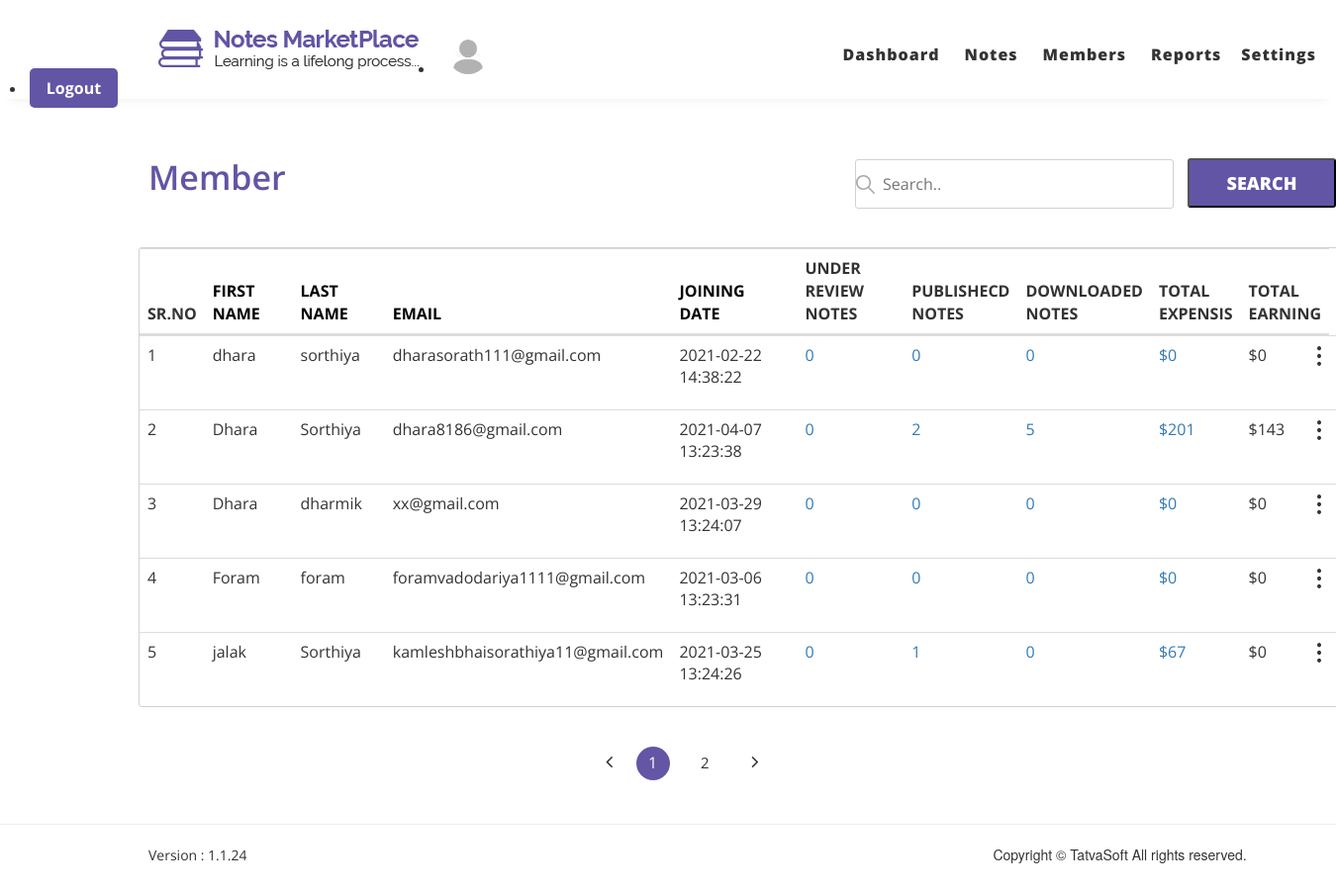
The page /admin/member.php?asc=fname&sorting=DESC on the database as committed earlier.
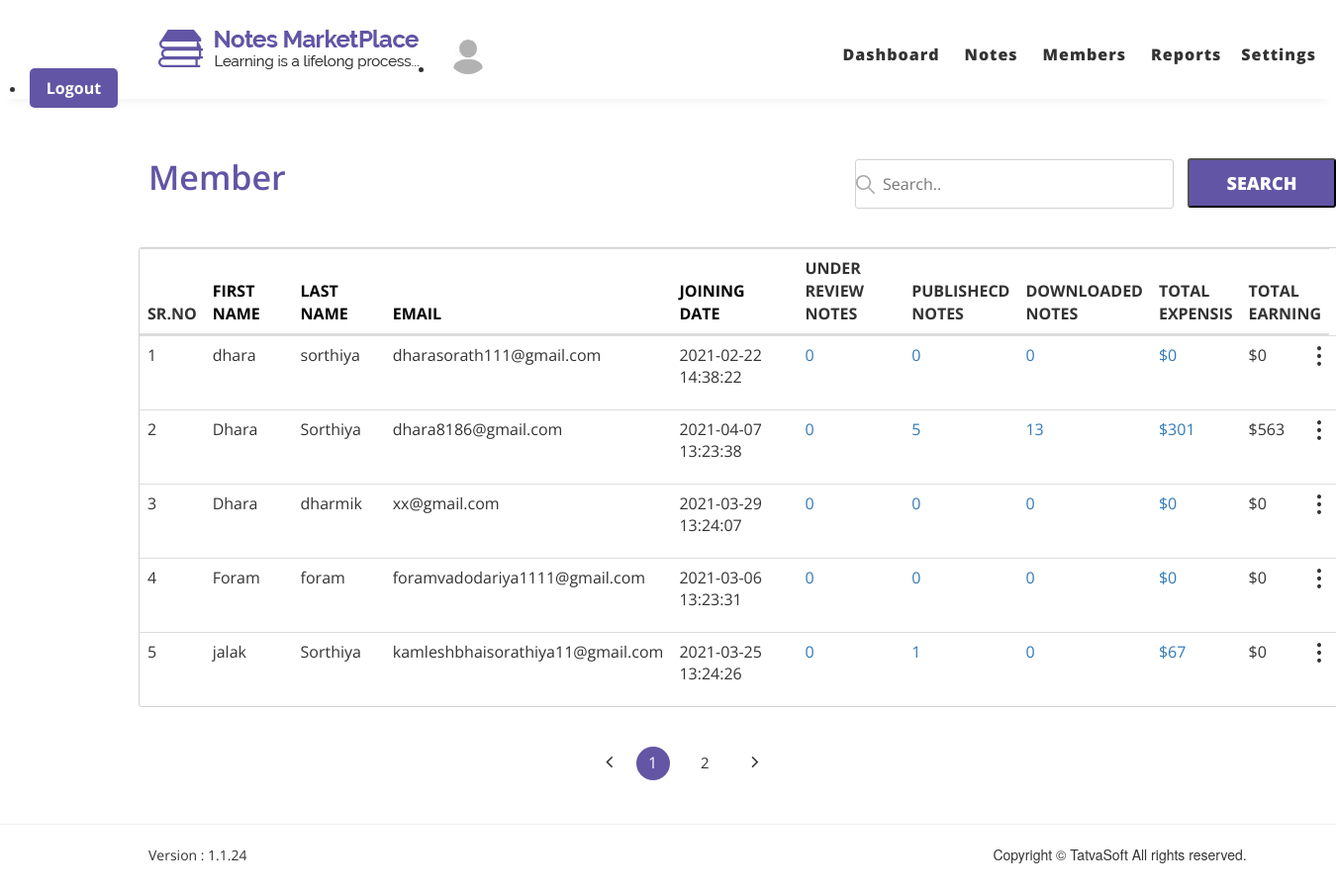
The same page on the database as committed later.
### tables this page shows
CREATE TABLE `users` (
  `ID` int(11) NOT NULL,
  `RoleID` int(11) NOT NULL,
  `FirstName` varchar(50) NOT NULL,
  `LastName` varchar(50) NOT NULL,
  `EmailID` varchar(100) NOT NULL,
  `Password` varchar(24) NOT NULL,
  `IsEmailVerified` bit(1) NOT NULL,
  `CreatedDate` datetime DEFAULT NULL,
  `CreatedBy` int(11) DEFAULT NULL,
  `ModifiedDate` datetime DEFAULT NULL,
  `ModifiedBy` int(11) DEFAULT NULL,
  `IsActive` bit(1) NOT NULL
);

### admin/member.php (the view, shortened to what the changed rows need)
<!doctype html>
<html lang="en">
<head>
    <link rel="stylesheet" href="css/font-awesom/css/font-awesome.min.css">
    <link rel="stylesheet" href="css/bootstrap/bootstrap.min.css.css">
    <link rel="stylesheet" href="css/style.css">
    <link rel="stylesheet" href="css/responsive.css">
</head>
<body>
    <?php
    include "includes/header.php";
    ?>
    <section id="member-details">
        <div class="member down-dash">
            <h1 class="member-heading">Member </h1>
        </div>
    </section>
        <?php
                $sort='DESC';
                if(isset($_GET['sorting'])){
                    $sort=$_GET['sorting'];
                }
                else{
                    $sort='ASC';
                }
                $order='ORDER BY users.CreatedDate';
                if(isset($_GET['asc'])){
                switch($_GET['asc']){
                    case 'fname':
                        $order="ORDER BY users.FirstName";
                        break;
                }}
            ?>
            <?php
                $per_page=5;
                if(isset($_GET['page1']))
                {
                    $page=$_GET['page1'];
                }
                else{
                    $page='1';
                }
                if($page=='' || $page==1){
                    $page_1=0;
                }
                else{
                    $page_1=($page*$per_page)-$per_page;
                }
            $search='';
            $sort=='DESC'?$sort='ASC':$sort='DESC';
    ?>
    <table class="table table-responsive table-down">
        <thead>
             <tr>
                <tr>
                <th scope="col">SR.NO</th>
               <?php echo "<th scope='col'><a style='color:black;' href='member.php?asc=fname&sorting=$sort'>FIRST NAME</a></th>"; ?>
                <?php echo "<th scope='col'><a style='color:black;' href='member.php?asc=lname&sorting=$sort'>LAST NAME</a></th>";?>
                <?php echo "<th scope='col'><a style='color:black;' href='member.php?asc=email&sorting=$sort'>EMAIL</a></th>
                <th scope='col'><a style='color:black;' href='member.php?asc=date&sorting=$sort'>JOINING DATE</a></th>
                <th scope='col'>UNDER REVIEW <br><span>NOTES</th>
                <th scope='col'>PUBLISHECD<br><span>NOTES</th>
                <th scope='col'>DOWNLOADED<br><span>NOTES</th>
                <th scope='col'>TOTAL<br>EXPENSIS</th>
                <th scope='col'>TOTAL<br>EARNING</th>
            </tr>
        </thead>
        <tbody>";
        ?>
           <?php
              $query="SELECT * FROM users WHERE users.RoleID='1' AND (users.FirstName LIKE '%$search%' OR users.LastName LIKE '%$search%' OR users.EmailID LIKE '%$search%' OR users.CreatedDate LIKE '%$search%') $order $sort LIMIT $page_1,$per_page";
                $result=mysqli_query($conn,$query);
                $sr=1;
                while($row=mysqli_fetch_assoc($result)){
                    $id=$row['ID'];
                    $fname=$row['FirstName'];
                    $lname=$row['LastName'];
                    $email=$row['EmailID'];
                    $date=$row['CreatedDate'];
                    echo "<tr>";
                    echo "<td>$sr</td>";
                    echo "<td>$fname</td>";
                    echo "<td>$lname</td>";
                    echo "<td>$email</td>";
                    echo "<td>$date</td>";
                    $query1="SELECT * FROM sellernotes LEFT JOIN users ON sellernotes.SellerID=users.ID WHERE Status='3' AND SellerID='{$id}'";
                    $result1=mysqli_query($conn,$query1);
                    $cou_in=mysqli_num_rows($result1);
                    echo "<td><a href='notesunderreview.php?Title={$id}'>$cou_in</a></td>";
                    $query2="SELECT * FROM sellernotes LEFT JOIN users ON sellernotes.SellerID=users.ID WHERE Status='4' AND SellerID='{$id}'";
                    $result2=mysqli_query($conn,$query2);
                    $cou_pub=mysqli_num_rows($result2);
                    echo "<td><a href='publishednote.php?Title={$id}'>$cou_pub</a></td>";
                    $query3="SELECT * FROM downloads LEFT JOIN users ON Downloads.Seller=users.ID WHERE Seller='$id'";
                    $result3=mysqli_query($conn,$query3);
                    $cou_down=mysqli_num_rows($result3);
                    echo "<td><a href='downloaded.php?Title1={$id}'>$cou_down</a></td>";
                    $query1="SELECT * FROM sellernotes LEFT JOIN users ON sellernotes.SellerID=users.ID WHERE SellerID='$id'";
                    $result1=mysqli_query($conn,$query1);
                    $sum=0;
                    while($row=mysqli_fetch_assoc($result1)){
                        $sum=$sum+$row['SellingPrice'];
                    }
                    echo "<td><a href='downloaded.php?Title2={$id}'>$$sum</a></td>";
                    $query_down="SELECT * FROM downloads WHERE downloads.Seller='$id'";
                    $result_down=mysqli_query($conn,$query_down);
                    $sum_1=0;
                    while($row=mysqli_fetch_assoc($result_down)){
                        $sum_1=$sum_1+$row['PurchasedPrice'];
                    }
                    echo "<td>$$sum_1</td>";
                    echo "<td>
                    <div class='dropdown'>
                        <img src='images/Front_images/images/dots.svg' class='admin-dots'>
                        <div class='dropdown-content dropdown-admin-content' style='height:90px;'>
                        <a <a onclick=\" javascript:return confirm('Are you sure you want to make this member status as inactivate and member should no longer login to portal')\" href='delete.php?Deactivate={$id}'>Deactivate</a>
                        <a href='memberdetail.php?id={$id}'>View More Details</a>
                        </div>
                    </div></td>";
                    echo "</tr>";
                    $sr++;
                }
            ?>
        </tbody>
    </table>
</body>
</html>

Rows that differ between the two databases and show on the page:
changed users "dhara8186@gmail.com": cou_pub "2" → "5"; cou_down "5" → "13"; sum "201" → "301"; sum_1 "143" → "563"
